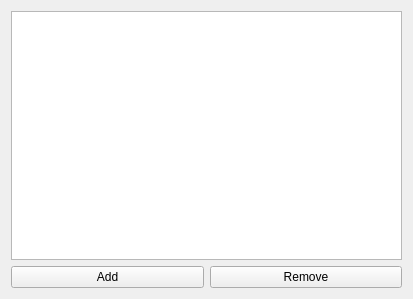
<?xml version="1.0" encoding="UTF-8"?>
<ui version="4.0">
 <class>SubscriptionsManager</class>
 <widget class="QWidget" name="SubscriptionsManager">
  <property name="geometry">
   <rect>
    <x>0</x>
    <y>0</y>
    <width>413</width>
    <height>299</height>
   </rect>
  </property>
  <property name="windowTitle">
   <string>Form</string>
  </property>
  <layout class="QVBoxLayout" name="verticalLayout">
   <item>
    <widget class="QTreeView" name="Subscriptions_">
     <property name="rootIsDecorated">
      <bool>false</bool>
     </property>
     <property name="itemsExpandable">
      <bool>false</bool>
     </property>
    </widget>
   </item>
   <item>
    <layout class="QHBoxLayout" name="horizontalLayout">
     <item>
      <widget class="QPushButton" name="AddButton_">
       <property name="text">
        <string>Add</string>
       </property>
      </widget>
     </item>
     <item>
      <widget class="QPushButton" name="RemoveButton_">
       <property name="text">
        <string>Remove</string>
       </property>
      </widget>
     </item>
    </layout>
   </item>
  </layout>
 </widget>
 <resources/>
 <connections/>
</ui>
